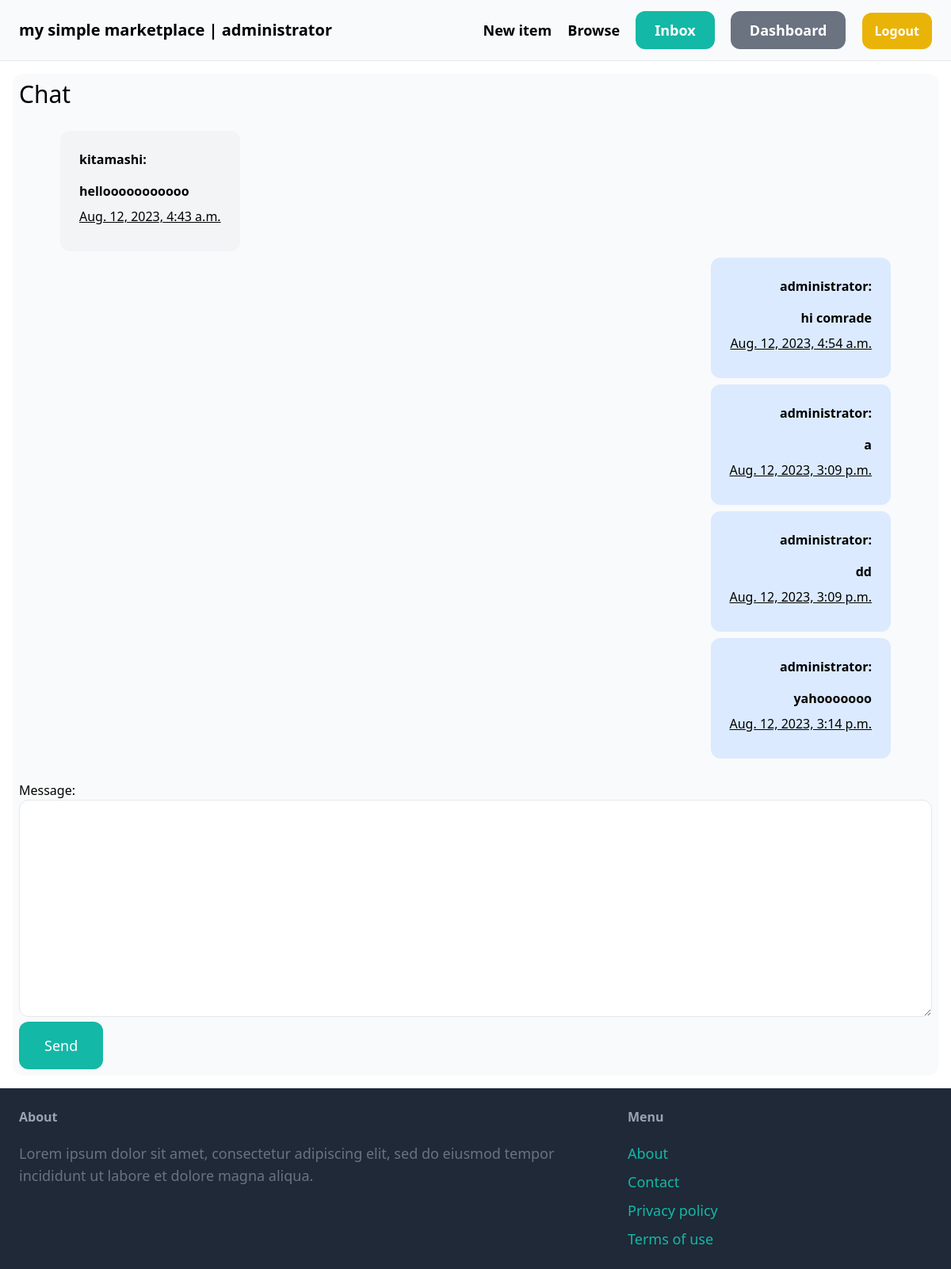
The app's page /chat/6/ (signed in) with its own data.
### conversation/models.py (models this page shows)
class ConversationMessage(models.Model):
    conversation = models.ForeignKey(Conversation, related_name='messages', on_delete=models.CASCADE)
    content = models.TextField('Message')
    created_at = models.DateTimeField(auto_now_add=True)
    created_by = models.ForeignKey(User, related_name='created_messages', on_delete=models.CASCADE)

### conversation/views.py (the view)
# urls.py: path('<int:conversation_id>/', views.detail, name='detail'),
@login_required
def detail(request, conversation_id):
    conversation = Conversation.objects.filter(members__in=[request.user.id]).get(pk=conversation_id)
    if request.method == 'POST':
        form = ConversationMessageForm(request.POST)
        if form.is_valid():
            conversation_message = form.save(commit=False)
            conversation_message.conversation = conversation
            conversation_message.created_by = request.user
            conversation_message.save()
            conversation.save()
            return redirect('conversation:detail', conversation_id=conversation_id)
    else:
        form = ConversationMessageForm()
    return render(request, 'conversation/detail.html', {
        'conversation': conversation,
        'form': form,
    })

### conversation/forms.py
class ConversationMessageForm(forms.ModelForm):
    class Meta:
        model = ConversationMessage
        fields = ('content',)
        widgets = {
            'content': forms.Textarea(attrs={
                'class': 'w-full py-4 px-6 rounded-xl border'
            })
        }

### conversation/templates/conversation/detail.html (shortened to what this page needs)
{% extends "core/master.html" %}
{% block content %}
    <h1 class="mb-6 text-3xl">Chat</h1>
    <div class="flex flex-col px-12">
        {% for message in conversation.messages.all %}
            <div class="space-y-6 flex {% if message.created_by == request.user %}flex-row-reverse{% endif %}">
                <div class="m-1 p-6 flex {% if message.created_by == request.user %}bg-blue-100 hover:bg-blue-300 text-right {% else %}bg-gray-100 hover:bg-gray-300 {% endif %}rounded-xl">
                    <div>
                        <p class="mb-4">
                            <strong>{{ message.created_by.username }}:</strong>
                        </p>
                        <p class="font-semibold">{{ message.content }}</p>
                        <p class="my-2">
                            <u>{{ message.created_at }}</u>
                        </p>
                    </div>
                </div>
            </div>
        {% endfor %}
    </div>
    <form method="post" action="." class="mt-6">
        {{ form.as_p }}
        <button class="py-4 px-8 text-lg bg-teal-500 hover:bg-teal-700 rounded-xl text-white">Send</button>
    </form>
{% endblock content %}

### core/templates/core/master.html (shortened to what this page needs)
<!DOCTYPE html>
<html lang="en">
  <head>
    <script src="https://cdn.tailwindcss.com"></script>
  </head>
  <body>
    <nav class="py-6 px-6 flex justify-between items-center border-b border-gray-200 bg-gray-50">
      <a href="{% url 'core:index' %}" class="text-xl font-semibold">my simple marketplace
        {% if request.user.is_authenticated %}| {{ request.user.username }}{% endif %}
      </a>
      <div class="space-x-4">
        <a href="{% url 'item:new' %}"
           class="text-lg font-semibold hover:text-gray-500">New item</a>
        <a href="{% url 'item:items' %}"
           class="text-lg font-semibold hover:text-gray-500">Browse</a>
        {% if request.user.is_authenticated %}
          <a href="{% url 'conversation:inbox' %}"
             class="px-6 py-3 text-lg font-semibold bg-teal-500 text-white rounded-xl hover:bg-teal-700">Inbox</a>
          <a href="{% url 'dashboard:index' %}"
             class="px-6 py-3 text-lg font-semibold bg-gray-500 text-white rounded-xl hover:bg-gray-700">Dashboard</a>
          <a href="{% url 'core:logout' %}"
             class="px-4 py-3 text-md font-semibold bg-yellow-500 text-white rounded-xl hover:bg-yellow-700">Logout</a>
        {% else %}
          <a href="{% url 'core:signup' %}"
             class="px-6 py-3 text-lg font-semibold bg-teal-500 text-white rounded-xl hover:bg-teal-700">Sign up</a>
          <a href="{% url 'core:login' %}"
             class="px-6 py-3 text-lg font-semibold bg-gray-500 text-white rounded-xl hover:bg-gray-700">Login</a>
        {% endif %}
      </div>
    </nav>
    <div class="px-4 py-4">
      <div class="bg-gray-50 rounded-xl px-2 py-2">
        {% block content %}
        {% endblock content %}
      </div>
    </div>
    <footer class="py-6 px-6 flex justify-between bg-gray-800">
      <div class="w-2/3 pr-10">
        <h3 class="mb-5 font-semibold text-gray-400">About</h3>
        <p class="text-lg text-gray-500">
          Lorem ipsum dolor sit amet, consectetur adipiscing elit, sed do
          eiusmod tempor incididunt ut labore et dolore magna aliqua.
        </p>
      </div>
      <div class="w-1/3">
        <h3 class="mb-5 font-semibold text-gray-400">Menu</h3>
        <ul class="space-y-2">
          <li>
            <a href="#" class="text-lg text-teal-500 hover:text-teal-700">About</a>
          </li>
          <li>
            <a href="{% url 'core:contact' %}"
               class="text-lg text-teal-500 hover:text-teal-700">Contact</a>
          </li>
          <li>
            <a href="#" class="text-lg text-teal-500 hover:text-teal-700">Privacy policy</a>
          </li>
          <li>
            <a href="#" class="text-lg text-teal-500 hover:text-teal-700">Terms of use</a>
          </li>
        </ul>
      </div>
    </footer>
  </body>
</html>

### records on screen
ConversationMessage: created_by.username "kitamashi", content "hellooooooooooo", created_at "Aug. 12, 2023, 4:43 a.m."
ConversationMessage: created_by.username "administrator", content "hi comrade", created_at "Aug. 12, 2023, 4:54 a.m."
ConversationMessage: created_by.username "administrator", content "a", created_at "Aug. 12, 2023, 3:09 p.m."
ConversationMessage: created_by.username "administrator", content "dd", created_at "Aug. 12, 2023, 3:09 p.m."
ConversationMessage: created_by.username "administrator", content "yahooooooo", created_at "Aug. 12, 2023, 3:14 p.m."

### other values on screen
{{ request.user.username }} "administrator"
